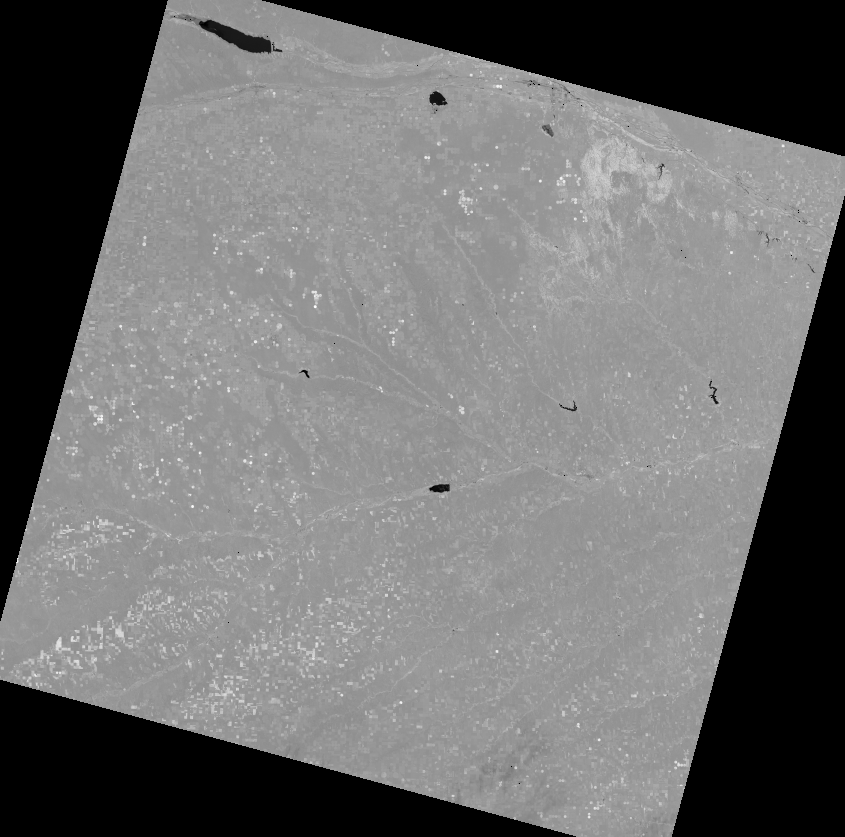
#> input picture 2022 NDVI landsat resized/LC08_L1TP_031032_20221210_20221219_02_T1_NDVI_adj_Filtered.tif, 845 x 837 px, found by its file name
$ python Encrypt.py
#> lines starting #> are read from the running program, lines starting #| are printed output that depends on the picture
### module.py
import numpy as np
import hashlib
def hashKeyInt(input_string):
    # Create a SHA-256 hash object
    sha256_hash = hashlib.sha256()
    # Update the hash object with the input string
    sha256_hash.update(input_string.encode('utf-8'))
    # Get the hexadecimal representation of the hash (64 character long)
    hash_key = sha256_hash.hexdigest()
    # Convert the hash portion to an integer
    hash_integer = int(hash_key, 16)
    return hash_integer

def Hash0to1(HashInt, target_range=(0, 1)):
    # Convert muFloat to float number betwee 0 - 1
    # Largest 77 digit number ==> 10**78-1
    hash_float = HashInt / (10**78-1)
    return hash_float

def muFloatRange(hashFloat, target_range=(3.5699456, 4.0)):
    # hashFloat = Hash0to1(hashInt)
    mapped_float = (target_range[1] - target_range[0]) * hashFloat + target_range[0]
    return mapped_float

def xFloatrange(hashFloat, target_range=(0, 1)):
    return Hash0to1(hashFloat)

# K should be >= 2; choosing 2-9 limit arbitrarily.
def kFloatRange(hash_0to1, target_range =(2,9)):
    mapped_float = (target_range[1] - target_range[0]) * hash_0to1 + target_range[0]
    return mapped_float

def convert2Int(floatVal):
    #accurate to 10 digits after decimal.
    floatVal=floatVal*1E10
    return int(round(floatVal,0))

def convertBack(intVal):
    return float(intVal/1E10)

### Encrypt.py
# main paper used for chaotic encryption algorithm
# https://doi.org/10.1007/978-3-319-77383-4_87

import tifffile
import numpy as np
from module import *
from matplotlib import pyplot as plt
plt.rcParams["figure.figsize"] = (20,3)

ndviArray = tifffile.imread(r"J:\ProjectComputerVision\ProcessedData\ComputerVisionProject\NDVI\2022\LC08_L1TP_031032_20221210_20221219_02_T1_NDVI_adj_Filtered.tif")
#> ndviArray is the input picture: shape (837, 845) float32; 28.18% of the values are NaN or infinite; the others: min -0.629, max 0.792, mean 0.229
ndviFlat = ndviArray.flatten()
rows, cols = ndviArray.shape
#> rows = 837; cols = 845
arrayLength = rows*cols
#> arrayLength = 707265

def Logistic(mu, x0):
#> called with mu = 3.57, x0 = 0.0101
    LogisticMap = np.full(arrayLength, np.nan)
    LogisticMap[0] = x0
    for i in range(1, arrayLength):
        LogisticMap[i] = float_mu * LogisticMap[i-1]*(1-LogisticMap[i-1])
    return LogisticMap

def Chebyshev(k,x0):
#> called with k = 2.07, x0 = 0.0101
    ChebyshevMap = np.full(arrayLength, np.nan)
    ChebyshevMap[0] = x0
    for i in range(1, arrayLength):
        ChebyshevMap[i] = np.cos(k*np.arccos(ChebyshevMap[i-1]))
    return ChebyshevMap

def Hybrid(LogisticMap, ChebysehvMap):
    dotProd = LogisticMap * ChebysehvMap
    return dotProd


HashInt = hashKeyInt("ashish240")
hash_0to1 = Hash0to1(HashInt)

# Convert hash to float in the range [3.5699456, 4.0]
# default & fixed range for this encryption to work.
float_mu = muFloatRange(hash_0to1)

#Starting seed value for X0 range[0,1]
xIniFloat = hash_0to1

# K >= 2 for chaotic state.
kFloat = kFloatRange(hash_0to1)

LogisticMap = Logistic(float_mu, hash_0to1)
ChebyshevMap = Chebyshev(kFloat, hash_0to1)
HybridMap = Hybrid(LogisticMap, ChebyshevMap)
# plt.plot(HybridMap[0:100])

encryptedNDVI = np.full(arrayLength, np.nan)
for i in range(0, arrayLength):

    float1 = ndviFlat[i]
    float2 = HybridMap[i]
    # Convert floats to 32-bit binary representations
    if np.isnan(float1):
        encryptedNDVI[i]=np.nan
        continue
    binary1 = int(bin(convert2Int(float1)),2)
    binary2 = int(bin(convert2Int(float2)),2)
    floatXor = binary1 ^ binary2
    encryptedNDVI[i] = convertBack(floatXor)

plt.plot(ndviFlat[6000:6500])
plt.savefig("NDVI_points.png")
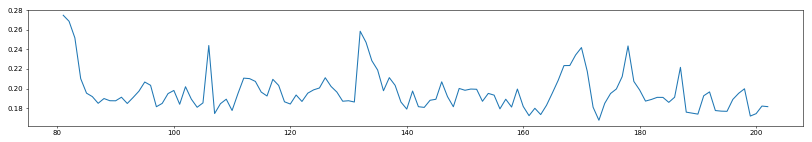
#> figure drawn by matplotlib, 1 panel
plt.close()

plt.plot(encryptedNDVI[6000:6500])
plt.savefig("NDVI_Encrypted_points.png")
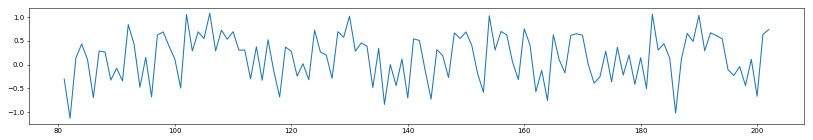
#> figure drawn by matplotlib, 1 panel
plt.close()

ndviEncryptedArray = encryptedNDVI.reshape(rows,cols)
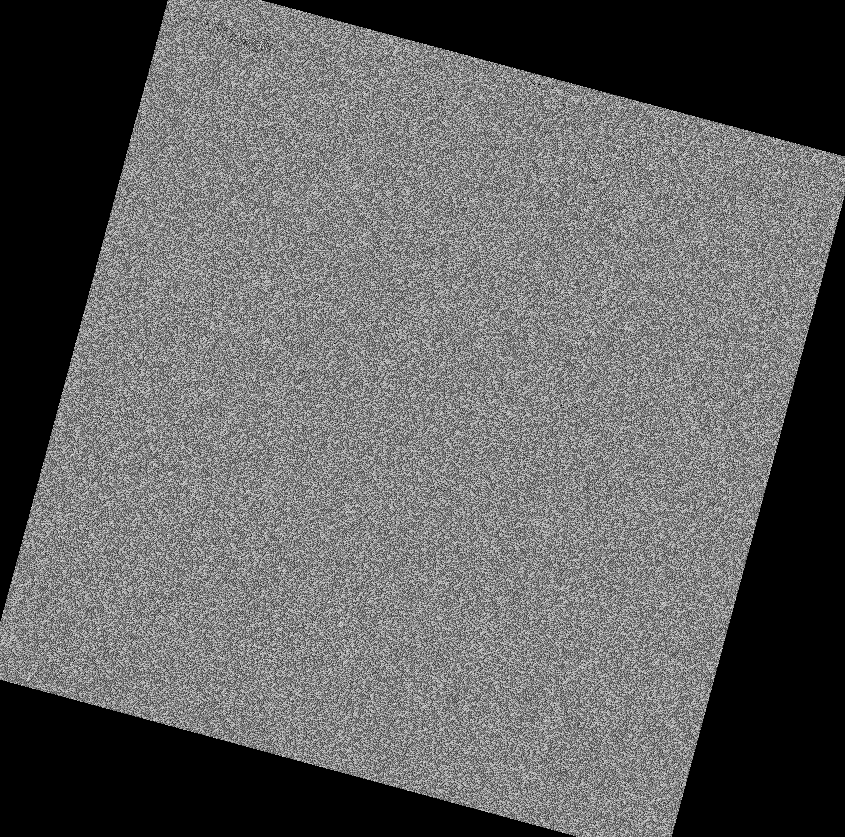
#> ndviEncryptedArray: shape (837, 845) float64; 28.18% of the values are NaN or infinite; the others: min -1.61, max 1.52, mean 0.0614; drawn with min black, max white, NaN and infinite black
tifffile.imwrite("NDVI_Encrypted.tif",ndviEncryptedArray)
tifffile.imwrite("NDVI_Original.tif",ndviArray)


print("")

$ run again, with 2022 NDVI landsat resized/LC08_L1TP_031032_20220209_20220222_02_T1_NDVI_adj_Filtered.tif copied over 2022 NDVI landsat resized/LC08_L1TP_031032_20221210_20221219_02_T1_NDVI_adj_Filtered.tif
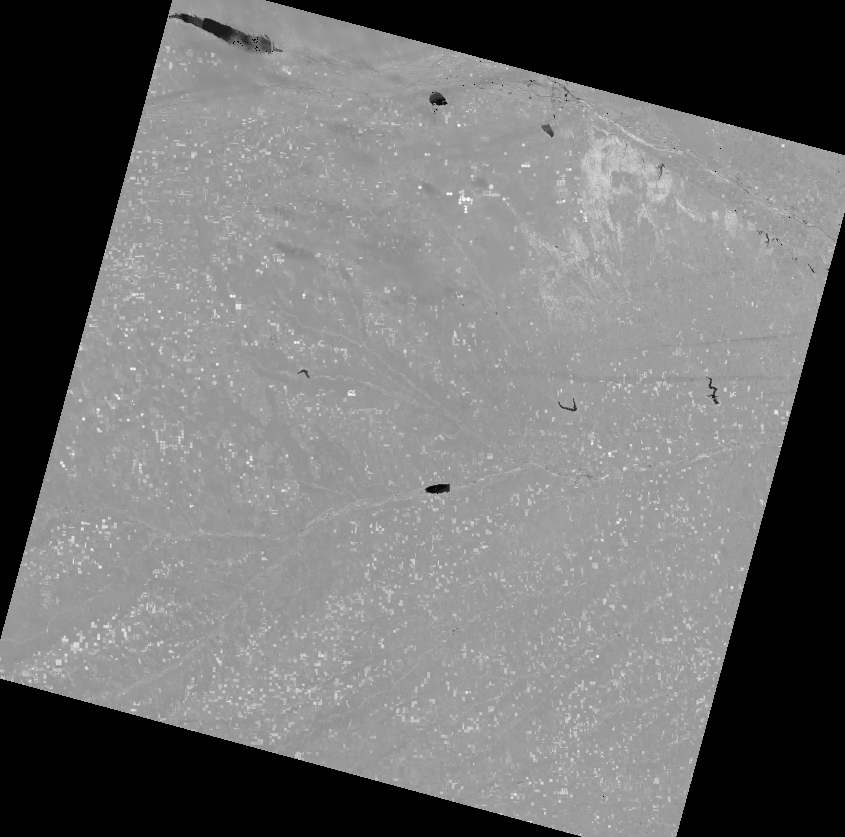
#> input picture 2022 NDVI landsat resized/LC08_L1TP_031032_20220209_20220222_02_T1_NDVI_adj_Filtered.tif, 845 x 837 px, found by its file name
#> ndviArray is the input picture: shape (837, 845) float32; 28.18% of the values are NaN or infinite; the others: min -0.558, max 0.716, mean 0.229
#> `plt.savefig("NDVI_Encrypted_points.png")`:
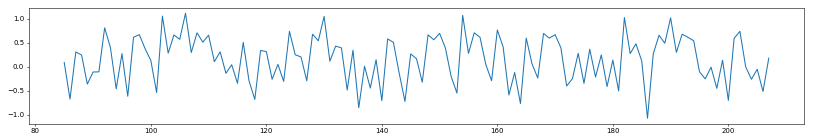
#> figure drawn by matplotlib, 1 panel
#> `ndviEncryptedArray = encryptedNDVI.reshape(rows,cols)`:
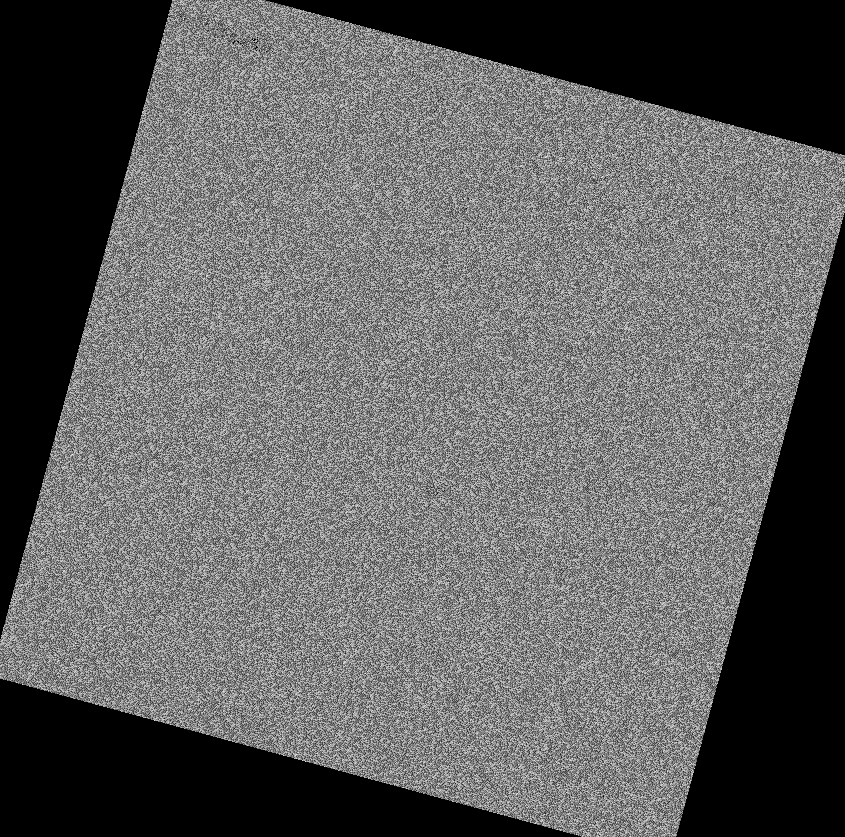
#> ndviEncryptedArray: shape (837, 845) float64; 28.18% of the values are NaN or infinite; the others: min -1.59, max 1.56, mean 0.0612; drawn with min black, max white, NaN and infinite black

$ run again, with 2022 NDVI landsat resized/LC08_L1TP_031032_20220225_20220308_02_T1_NDVI_adj_Filtered.tif copied over 2022 NDVI landsat resized/LC08_L1TP_031032_20221210_20221219_02_T1_NDVI_adj_Filtered.tif
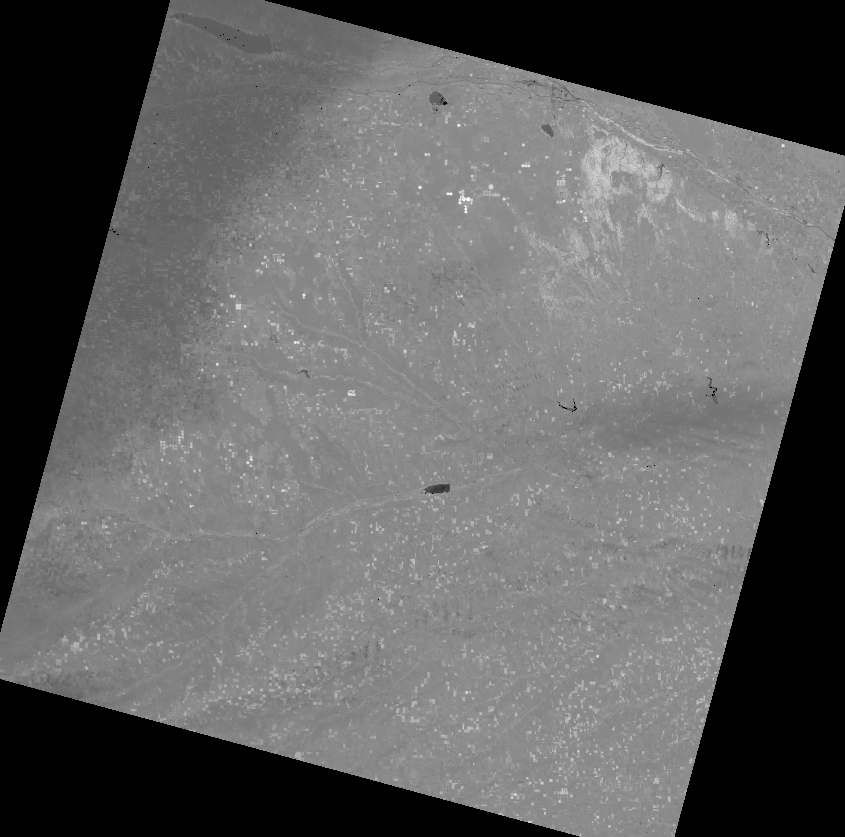
#> input picture 2022 NDVI landsat resized/LC08_L1TP_031032_20220225_20220308_02_T1_NDVI_adj_Filtered.tif, 845 x 837 px, found by its file name
#> ndviArray is the input picture: shape (837, 845) float32; 28.17% of the values are NaN or infinite; the others: min -0.383, max 0.699, mean 0.191
#> `plt.savefig("NDVI_Encrypted_points.png")`:
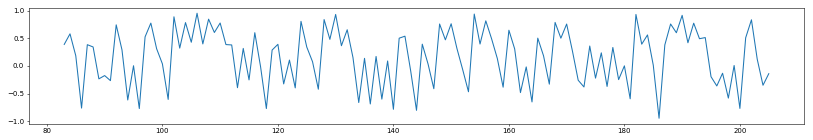
#> figure drawn by matplotlib, 1 panel
#> `ndviEncryptedArray = encryptedNDVI.reshape(rows,cols)`:
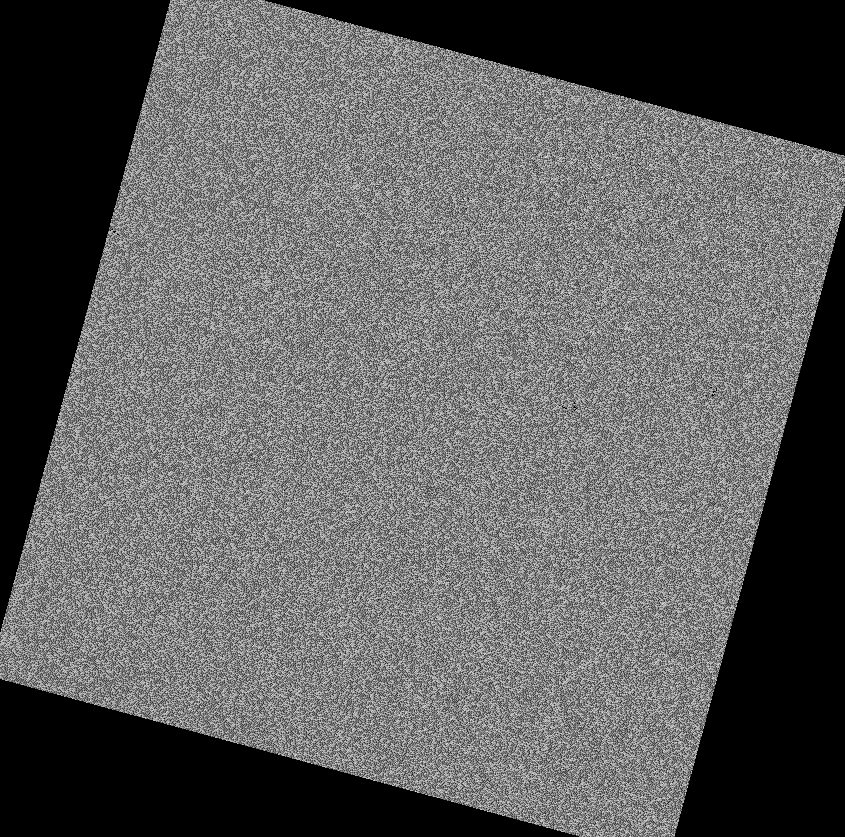
#> ndviEncryptedArray: shape (837, 845) float64; 28.17% of the values are NaN or infinite; the others: min -1.52, max 1.53, mean 0.0628; drawn with min black, max white, NaN and infinite black

$ run again, with 2022 NDVI landsat resized/LC08_L1TP_031032_20220313_20220322_02_T1_NDVI_adj_Filtered.tif copied over 2022 NDVI landsat resized/LC08_L1TP_031032_20221210_20221219_02_T1_NDVI_adj_Filtered.tif
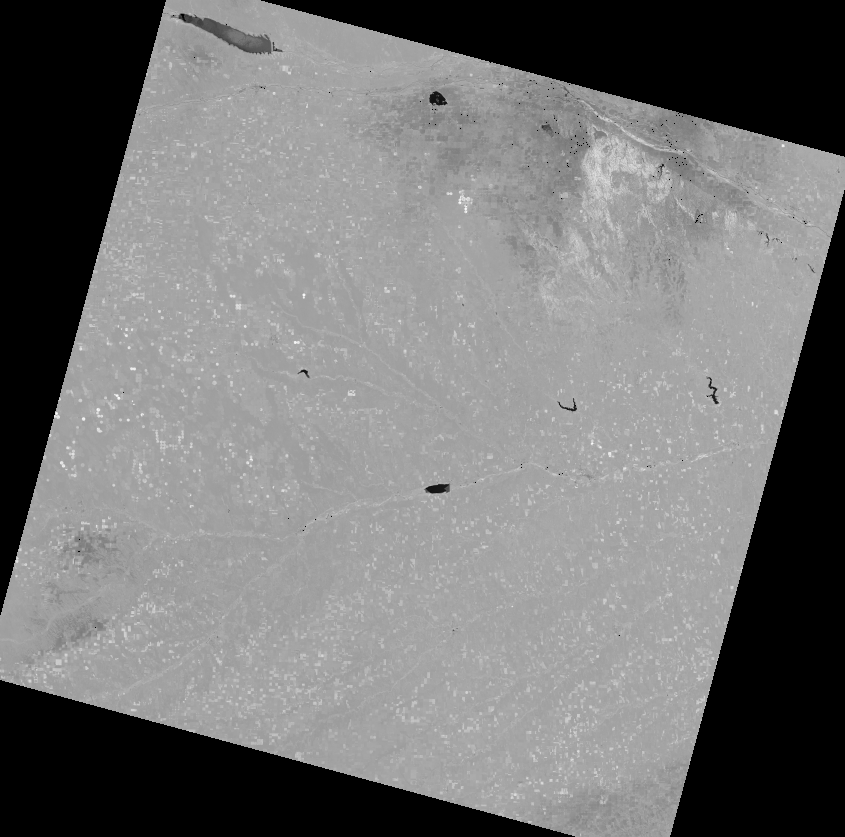
#> input picture 2022 NDVI landsat resized/LC08_L1TP_031032_20220313_20220322_02_T1_NDVI_adj_Filtered.tif, 845 x 837 px, found by its file name
#> ndviArray is the input picture: shape (837, 845) float32; 28.19% of the values are NaN or infinite; the others: min -0.628, max 0.673, mean 0.207
#> `plt.savefig("NDVI_Encrypted_points.png")`:
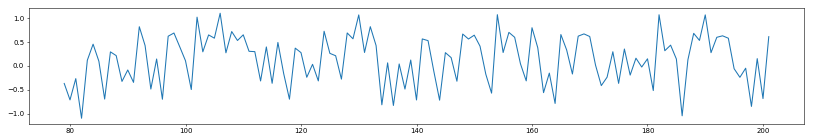
#> figure drawn by matplotlib, 1 panel
#> `ndviEncryptedArray = encryptedNDVI.reshape(rows,cols)`:
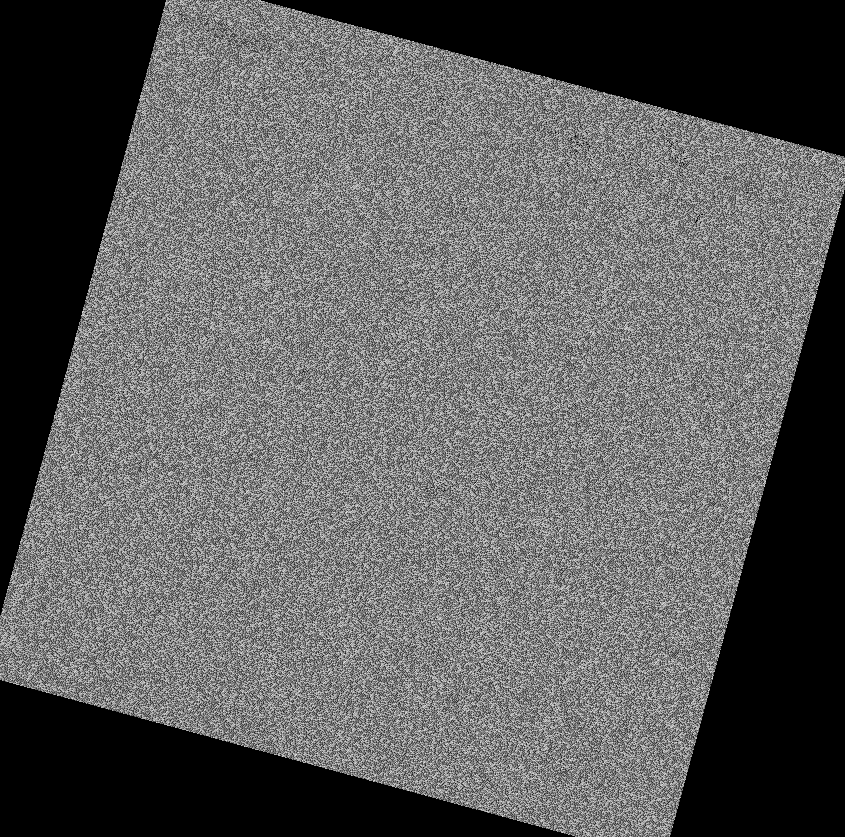
#> ndviEncryptedArray: shape (837, 845) float64; 28.19% of the values are NaN or infinite; the others: min -1.45, max 1.49, mean 0.0618; drawn with min black, max white, NaN and infinite black
